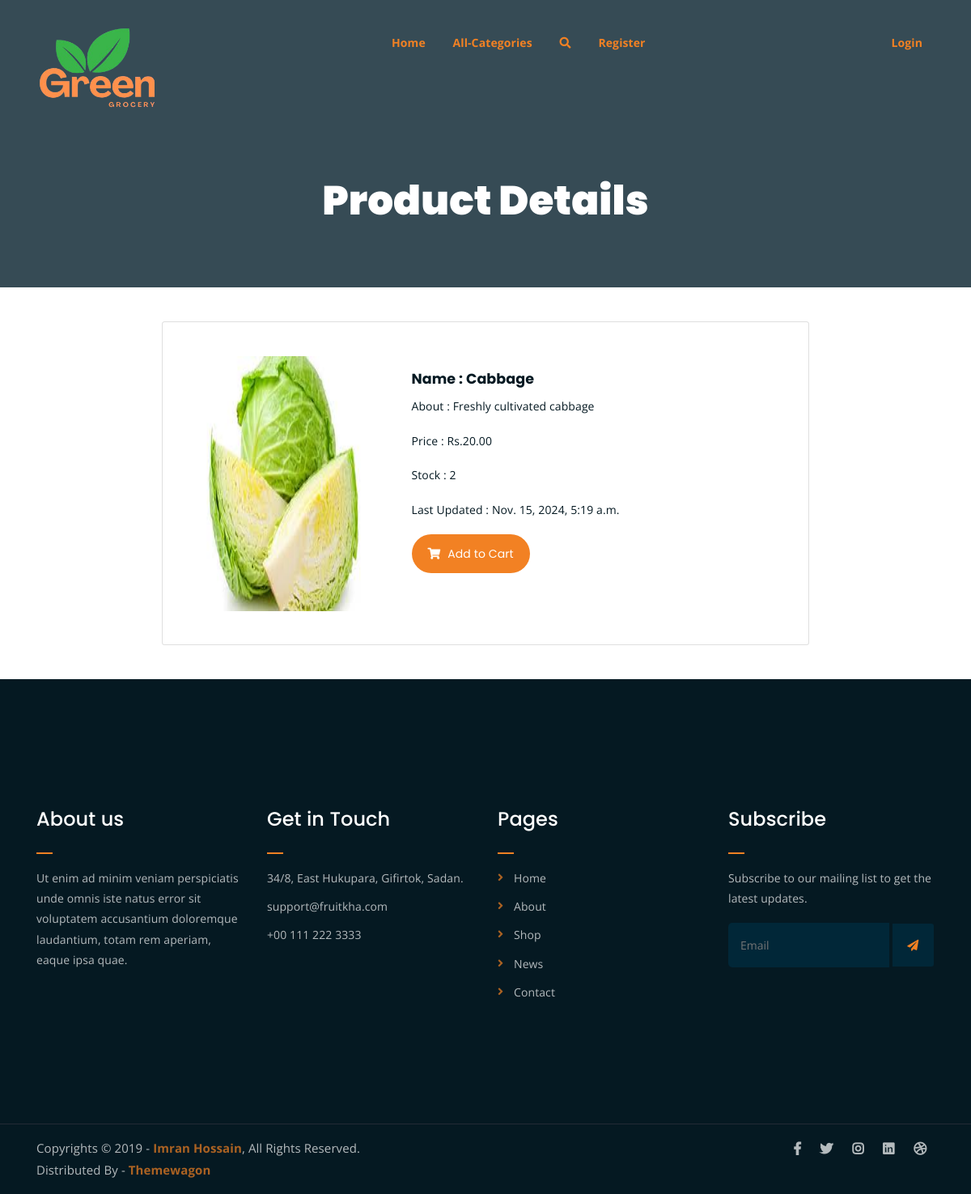
The page /details/1 on the database its author committed.
### shop/models.py (models this page shows, shortened)
class Product(models.Model):
    name=models.CharField(max_length=20)
    desc=models.TextField()
    image=models.ImageField(upload_to="products")
    price=models.DecimalField(max_digits=10,decimal_places=2)
    stock=models.IntegerField()
    available=models.BooleanField(default=True)
    created=models.DateTimeField(auto_now_add=True) #one time
    updated=models.DateTimeField(auto_now=True) #change every time we update record
    category=models.ForeignKey(Category,on_delete=models.CASCADE)

### shop/views.py (the view)
# urls.py: path('details/<int:p>',views.details,name="details"),
def details(request,p):
    pro=Product.objects.get(id=p)
    context={'productdetail':pro}
    return render(request, 'productdetails.html',context)

### cart/context_processors.py (called while the page is built, shortened)
def count_items(request):
    u=request.user
    count=0
    return {'c':count}

### shop/context_processors.py (called while the page is built)
def menu_links(request):
    c=Category.objects.all()
    return {'links':c}

### templates/productdetails.html (shortened to what this page needs)
{% extends 'base.html' %}
{% load static %}
{% block content %}
	<div class="breadcrumb-section breadcrumb-bg">
		<div class="container">
			<div class="row"  style="height:5px;">
				<div class="col-8 offset-lg-2 text-center">
					<div class="breadcrumb-text">
						<h1>Product Details</h1>
					</div>
				</div>
			</div>
		</div>
	</div>
<div class="card  mt-5 p-5  mb-5 mx-auto" style="max-width: 800px; height:400px;line-height: 2;">
  <div class="row g-0">
    <div class="col-md-4">
      <img src="{{productdetail.image.url}}"  height="315px" width="600px" >
    </div>
    <div class="col-md-8">
      <div class="card-body">
        <h5 class="card-title">Name : {{productdetail.name}}</h5>
        <p class="card-text">About : {{productdetail.desc}}</p>
        <p class="card-text">Price : Rs.{{productdetail.price}}</p>
	    <p class="card-text">Stock : {{productdetail.stock}}</p>
          <p class="card-text">Last Updated : {{productdetail.updated}}</p>
        {% if user.is_superuser == True %}
          {% if productdetail.stock > 0 %}
          <h5>Product in stock</h5>
          <a href="{% url 'shop:addstock' productdetail.id %}" class="cart-btn"> ADD STOCK</a>
          {% else %}
          <h5>Product Out of stock</h5>
          <a href="{% url 'shop:addstock' productdetail.id %}" class="cart-btn"> ADD STOCK</a>
          {% endif %}
         {% else %}
          {% if productdetail.stock > 0 %}
         <a href="{% url 'cart:addtocart' productdetail.id %}" class="cart-btn"><i class="fas fa-shopping-cart"></i> Add to Cart</a>
          {% else %}
          <h5>Product Out of stock</h5>
          {% endif %}
          {% endif %}
      </div>
    </div>
  </div>
</div>
{% endblock %}

### static/assets/css/main.css (style rules this page uses)
html { font-size: 14px; font-weight: 400; line-height: 28px; height: 100%; }
body { font-family: "Open Sans", sans-serif; font-weight: 400; font-size: 1rem; letter-spacing: 0.1px; line-height: 1.8; color: #1d91a8; overflow-x: hidden; }
body img { max-width: 100% }
a { cursor: pointer; text-decoration: none; -webkit-transition: all 0.2s ease-in-out; -o-transition: all 0.2s ease-in-out; transition: all 0.2s ease-in-out; }
h1, .h1, h2, .h2, h3, .h3, h4, .h4, h5, .h5, h6, .h6 { font-family: "Poppins", sans-serif; font-weight: 700; margin: 0 0 1.25rem 0; color: #051922; }
h1:last-child, .h1:last-child, h2:last-child, .h2:last-child, h3:last-child, .h3:last-child, h4:last-child, .h4:last-child, h5:last-child, .h5:last-child, h6:last-child, .h6:last-child { margin: 0; }
h1, .h1 { font-size: 4rem; font-weight: 700; line-height: 4rem; }
h5, .h5 { font-size: 1.25rem; font-weight: 700; line-height: 1.5rem; }
p { font-family: "Open Sans", sans-serif; font-weight: 400; font-size: 1rem; letter-spacing: 0.1px; line-height: 1.8; color: #051922; margin: 0 0 1.25rem 0; }
a.boxed-btn, a.bordered-btn, a.cart-btn { border-radius: 50px; }
.breadcrumb-bg { background-image: url(../img/breadcrumb-bg.jpg); }
.breadcrumb-text h1 { font-size: 50px; font-weight: 900; color: #fff; margin: 0; margin-top: 20px; }
.breadcrumb-section { padding: 150px 0; background-size: cover; background-position: center center; position: relative; z-index: 1; background-attachment: fixed; padding-top: 200px; }
.breadcrumb-section:after { position: absolute; left: 0; top: 0; width: 100%; height: 100%; content: ""; background-color: #07212e; z-index: -1; opacity: 0.8; }
a.cart-btn { -webkit-transition: 0.3s; -o-transition: 0.3s; transition: 0.3s; }
html, body { height: 100%; }
a.cart-btn { font-family: 'Poppins', sans-serif; display: inline-block; background-color: #F28123; color: #fff; padding: 10px 20px; }
a.cart-btn i { margin-right: 5px; }

### rows shown on the page
Product: image (picture), name "Cabbage", desc "Freshly cultivated cabbage", price "20.00", stock "2", updated "Nov. 15, 2024, 5:19 a.m."
